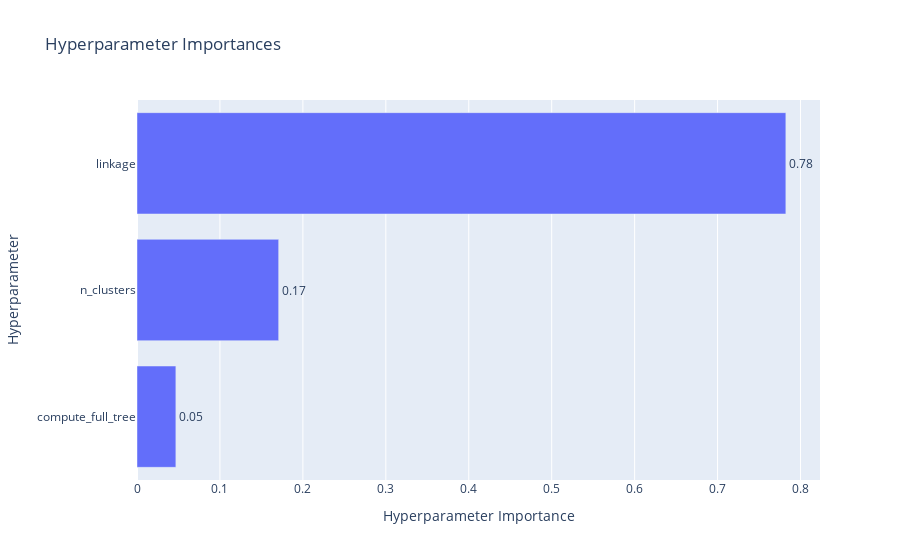

Notebook code cell kept with this figure:
### Code cell
optuna.visualization.plot_param_importances(study_agglomerative)

### Figure 1 — Plotly figure (JSON) as saved in the notebook; plotly's stock layout.template omitted (floating-point values rounded to 4 significant figures)
{"data": [{"cliponaxis": false, "hovertemplate": ["compute_full_tree (CategoricalDistribution): 0.046862991201192514<extra></extra>", "n_clusters (IntDistribution): 0.17080878416180598<extra></extra>", "linkage (CategoricalDistribution): 0.7823282246370015<extra></extra>"], "name": "Objective Value", "orientation": "h", "text": ["0.05", "0.17", "0.78"], "textposition": "outside", "type": "bar", "x": [0.04686, 0.1708, 0.7823], "y": ["compute_full_tree", "n_clusters", "linkage"]}], "layout": {"title": {"text": "Hyperparameter Importances"}, "xaxis": {"title": {"text": "Hyperparameter Importance"}}, "yaxis": {"title": {"text": "Hyperparameter"}}}}
